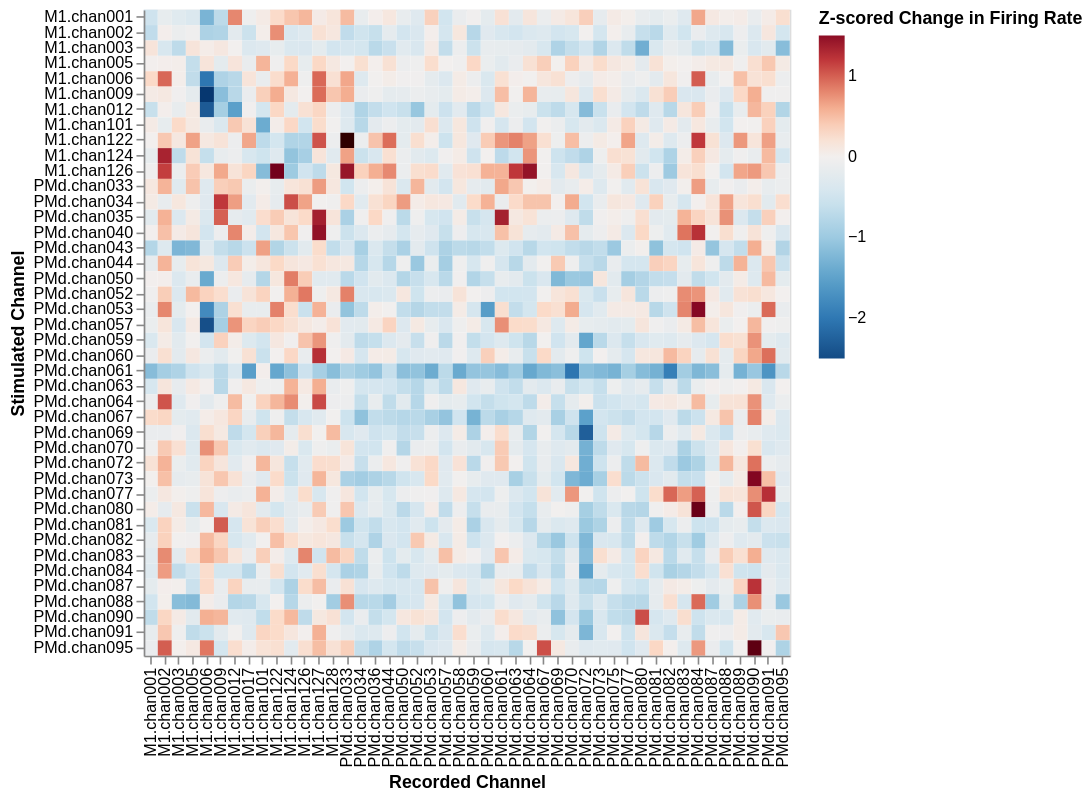

Source (notebook cell):
### Code cell
post_stim = stim_response.xs('post-stim',level='phase')
pre_stim = stim_response.xs('pre-stim',level='phase')
stim_change = (post_stim - pre_stim) # change this to z-score by the non-stim trials

null_stim_response = (
    stim_change
    .xs(level='stimulated channel',key=-1)
)

norm_stim_response = (
    stim_change
    .loc[lambda df: df.index.get_level_values('stimulated channel') != -1]
    .sub(null_stim_response.mean())
    .div(null_stim_response.std())
)
import altair as alt
temp = (
    norm_stim_response
    .stack()
    .to_frame('stimulation response (z-score)') # type: ignore
    .groupby(['stimulated channel','recorded channel'])
    .mean()
    .reset_index()
)
alt.Chart(temp).mark_rect().encode(
    x=alt.X('recorded channel:N', title='Recorded Channel'),
    y=alt.Y('stimulated channel:N', title='Stimulated Channel'),
    color=alt.Color('stimulation response (z-score):Q', scale=alt.Scale(scheme='redblue', domainMid=0, reverse=True, domain=[-2.5,1.5]), title='Z-scored Change in Firing Rate'),
    tooltip=['stimulated channel', 'recorded channel', 'stimulation response (z-score)']
).properties(
    width=400,
    height=400,
)

### Figure 1 — Vega-Lite specification as saved in the notebook (floating-point values rounded to 4 significant figures; data arrays with more than 128 entries replaced by an {"elided": "..."} marker saying what was removed)
{"config": {"view": {"continuousWidth": 300, "continuousHeight": 300}}, "data": {"name": "data-fa5055e90868ed12fe1738b50d26fab4"}, "mark": {"type": "rect"}, "encoding": {"color": {"field": "stimulation response (z-score)", "scale": {"domain": [-2.5, 1.5], "domainMid": 0, "reverse": true, "scheme": "redblue"}, "title": "Z-scored Change in Firing Rate", "type": "quantitative"}, "tooltip": [{"field": "stimulated channel", "type": "nominal"}, {"field": "recorded channel", "type": "nominal"}, {"field": "stimulation response (z-score)", "type": "quantitative"}], "x": {"field": "recorded channel", "title": "Recorded Channel", "type": "nominal"}, "y": {"field": "stimulated channel", "title": "Stimulated Channel", "type": "nominal"}}, "height": 400, "width": 400, "$schema": "https://vega.github.io/schema/vega-lite/v5.20.1.json", "datasets": {"data-fa5055e90868ed12fe1738b50d26fab4": {"elided": "1932 records"}}}
